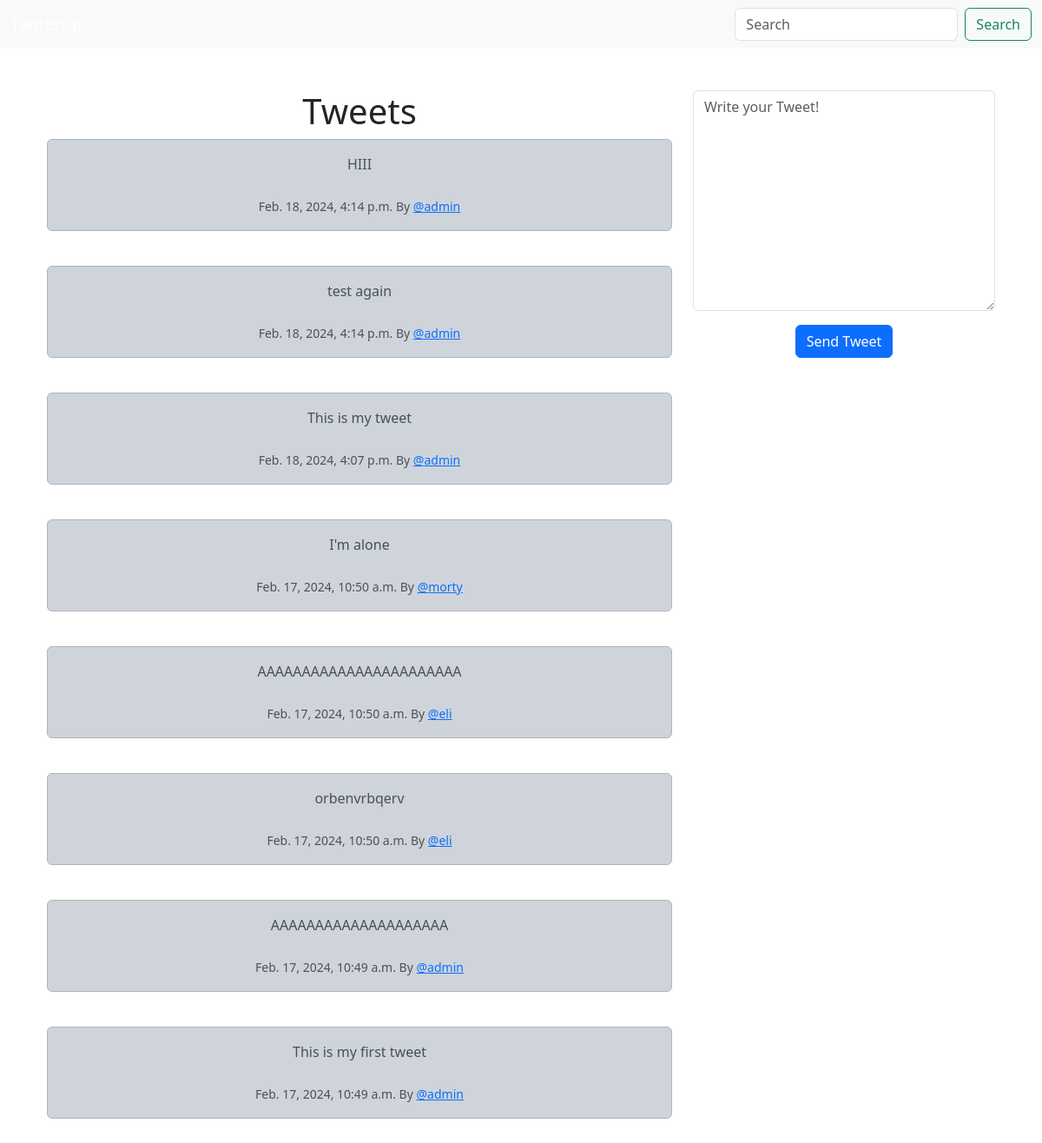
Before: / (signed in) with the older database file.
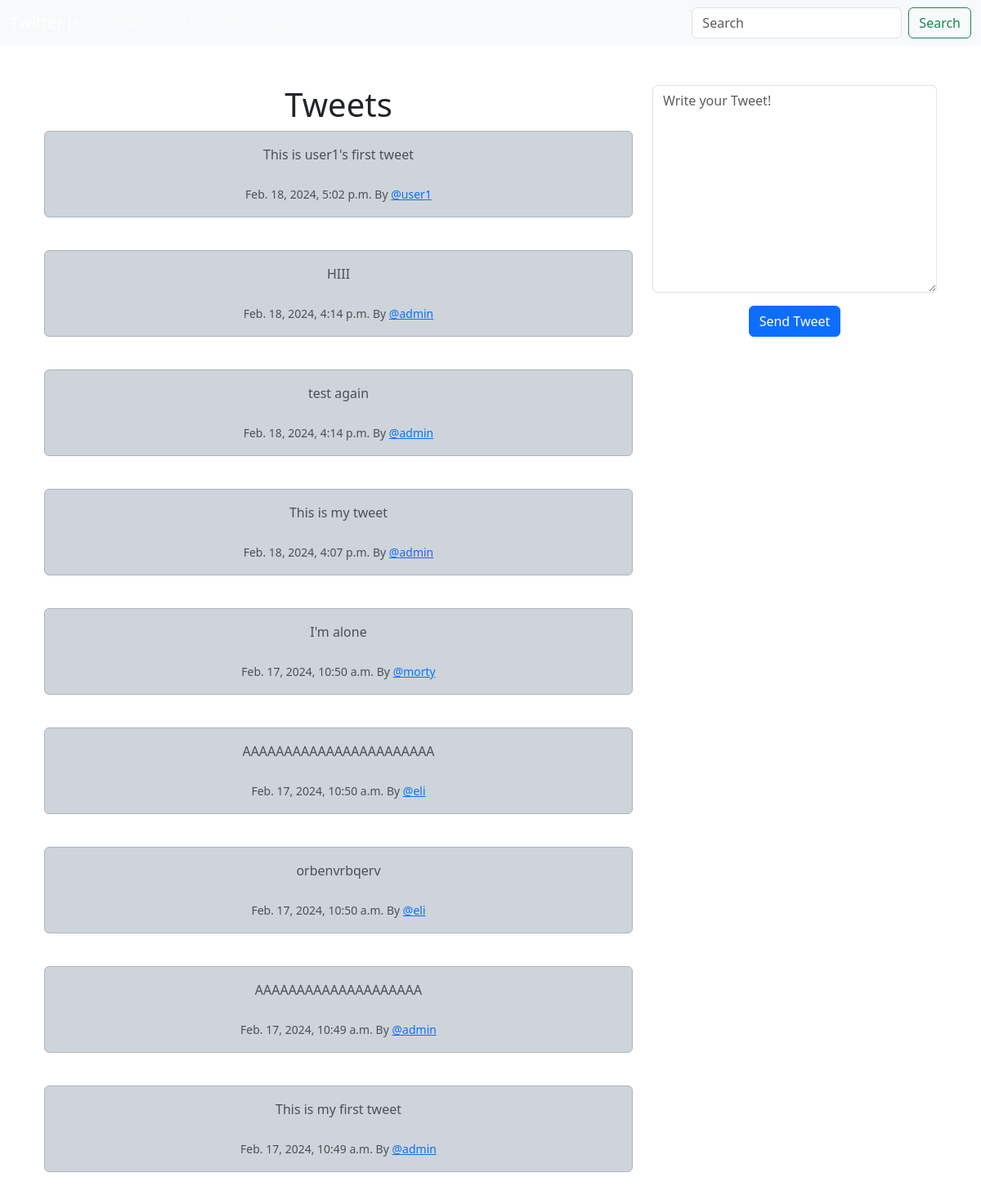
After: the same page with the newer database file.
### twitter/models.py (models this page shows, shortened)
class Tweet(models.Model):
    user = models.ForeignKey(
        User,
        related_name='tweets',
        on_delete=models.DO_NOTHING,
    )
    body = models.CharField(max_length=400)
    created_at = models.DateTimeField(auto_now_add=True)

### twitter/views.py (the view, shortened to what this page needs)
# urls.py: path('', views.home, name='home'),
def home(request):
    if request.user.is_authenticated:
        form = TweetForm(request.POST or None)
        tweets = Tweet.objects.all().order_by('-created_at')
        return render(request, 'home.html', {'tweets': tweets, 'form': form})
    else:
        tweets = Tweet.objects.all().order_by('-created_at')
        return render(request, 'home.html', {})

### twitter/forms.py
class TweetForm(forms.ModelForm):
    body = forms.CharField(required=True,
                           widget=forms.Textarea(
                               attrs={
                                   'placeholder': "Write your Tweet!",
                                   'class': 'form-control',
                               }
                           ),
                           label='',
                           )
    class Meta:
        model = Tweet
        exclude = ('user',)

### twitter/templates/home.html (shortened to what this page needs)
{% extends 'base.html' %}
{% block content %}
<div class="container text-center">
    <div class="row">
        <div class="col-lg-8 col-ld-8 col-sm-8 col-12">
            {% if tweets %}
            <h1>Tweets</h1>
            {% for tweet in tweets %}
                <div class="alert alert-dark" role="alert">
                  {{ tweet.body }} <br><br>
                  <small class="text-muted">{{ tweet.created_at }} By <a href="{% url 'profile' tweet.user.id %}">@{{ tweet.user.username|lower }}</a></small>
                </div>
                <br>
            {% endfor %}
            {% endif %}
        </div>
        <div class="col-lg-4 col-ld-4 col-sm-4 col-12">
            {% if form %}
            <form method="POST">
                {{ form.as_p }}
              <button type="submit" class="btn btn-primary">Send Tweet</button>
            </form>
            {% endif %}
</div>
    </div>
</div>
{% endblock %}

Changed rows visible on the page:
added Tweet: body "This is user1's first tweet", created_at "Feb. 18, 2024, 5:02 p.m.", user.username "user1"
